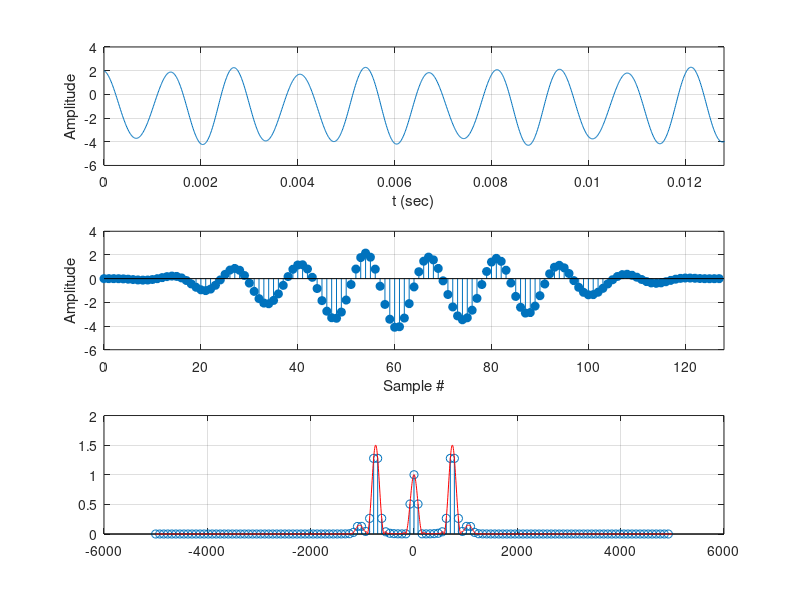

Reproduce this figure in MATLAB.
clear all;
clc;

% Specify amplitudes
a0 = -1;
a1 = 3;
a2 = 0.3;
an = 0;

% Specify frequencies [Hz]
f1 = 742.2;
f2 = 1055;

% Specify angles [rad]
phi1 = 0;
phi2 = pi/2;

% Specify sampling frequency
Fs=10000; 

% Specify number of samples
N=128;  % Number of samples (needs to be a power of 2 for FFT!!!)

% Specify Windowing (Hanning window = 1, rectangular window = 0)
hanning_window = 1;

% Specify length of FFT (NFFT-point FFT, padded with zeros if sampled
% signal has less than NFFT points and truncated if it has more
NFFT = N; % here simplified!

%%%%%%%%%%%%%%%%%%%%%%%%%%%%%%%%%%%%%%%%%%%%%%%%%%%%%%%%%%%%%%%%%%%%%%%%%%%%%%%
% Calculations 
%%%%%%%%%%%%%%%%%%%%%%%%%%%%%%%%%%%%%%%%%%%%%%%%%%%%%%%%%%%%%%%%%%%%%%%%%%%%%%%

% "Simulated continuous time domain signal"
t=(0:6000)*10e-6;
x=a0+a1*cos(2*pi*f1*t+phi1)+a2*cos(2*pi*f2*t+phi2)+an*randn(size(t));

% "Simulated sampled signal"
T=1/Fs; % sampling period
n=0:N-1;
xs=a0+a1*cos(2*pi*f1*n*T+phi1)+a2*cos(2*pi*f2*n*T+phi2)+an*randn(size(n*T));

if hanning_window > 0 % windowing
  w= hann(N); % hanning window
else
  w=ones(N,1); % rectangular window
end
xsw=xs.*w';

% DFT of sampled signal
disp('Resolution frequency of DFT [Hz]')
df=Fs/NFFT
X=fftshift(fft(xsw,NFFT));  % Nfft-point FFT, padded with zeros if xsw has less than 
                            % NFFT points and truncated if it has more
Omega=(-NFFT/2:NFFT/2-1)*pi/(NFFT/2);    % DT Frequency... -pi to pi
f=(Fs/2)*(Omega/pi);   %  Convert into equivalent Hz values


% DFT of sampled signal with zero padding to reduce the grid error
NFFTZP=2^nextpow2(NFFT)
NFFTZP=16*NFFTZP
XZP=fftshift(fft(xsw,NFFTZP));
OmegaZP=(-NFFTZP/2:NFFTZP/2-1)*pi/(NFFTZP/2);    % DT Frequency... -pi to pi
fZP=(Fs/2)*(OmegaZP/pi);   %  Convert into equivalent Hz values

% Time domain and frequency domain plots
subplot(3,1,1)
plot(t,x);
grid on;
V=axis;
axis([0 N*T V(3) V(4)])
xlabel('t (sec)')
ylabel('Amplitude')

subplot(3,1,2)
stem(n,xsw,'filled')
grid on;
V=axis;
axis([0 N V(3) V(4)])
xlabel('Sample #')
ylabel('Amplitude')

subplot(3,1,3)
h=stem(f,1/sum(w)*abs(X)); % Divide by the sum of window to get the real amplitudes
%set(h,'linewidth',2)
%set(gca,'fontsize',12)
%xlabel('f  (Hz)')
%ylabel('|X_{sw}[k]|')
hold on

h=plot(fZP,1/sum(w)*abs(XZP),'r'); % Divide by the sum of window to get the real amplitudes
%set(h,'linewidth',1)
grid on;
hold off
